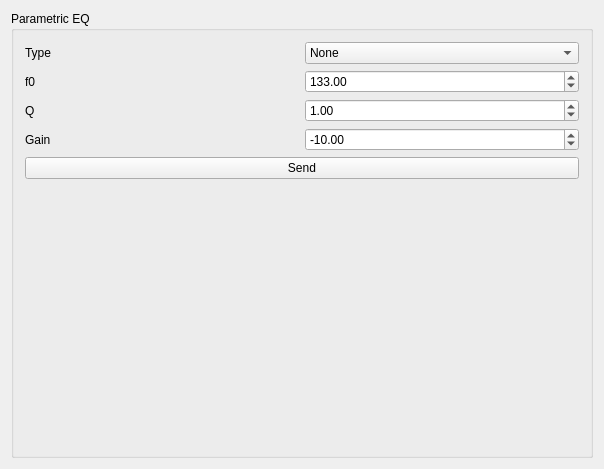
<?xml version="1.0" encoding="UTF-8"?>
<ui version="4.0">
 <class>Equalizer</class>
 <widget class="QWidget" name="Equalizer">
  <property name="geometry">
   <rect>
    <x>0</x>
    <y>0</y>
    <width>604</width>
    <height>469</height>
   </rect>
  </property>
  <layout class="QGridLayout" name="gridLayout">
   <item row="0" column="0">
    <widget class="QGroupBox" name="parametricEqGroupBox">
     <property name="title">
      <string>Parametric EQ</string>
     </property>
     <layout class="QGridLayout" name="gridLayout_2">
      <item row="0" column="0">
       <widget class="QLabel" name="typeLabel">
        <property name="text">
         <string>Type</string>
        </property>
       </widget>
      </item>
      <item row="1" column="1">
       <widget class="QDoubleSpinBox" name="f0SpinBox">
        <property name="minimum">
         <double>10.000000000000000</double>
        </property>
        <property name="maximum">
         <double>24000.000000000000000</double>
        </property>
        <property name="value">
         <double>133.000000000000000</double>
        </property>
       </widget>
      </item>
      <item row="4" column="0" colspan="2">
       <widget class="QPushButton" name="sendEqButton">
        <property name="text">
         <string>Send</string>
        </property>
       </widget>
      </item>
      <item row="3" column="0">
       <widget class="QLabel" name="gainLabel">
        <property name="text">
         <string>Gain</string>
        </property>
       </widget>
      </item>
      <item row="1" column="0">
       <widget class="QLabel" name="f0Label">
        <property name="text">
         <string>f0</string>
        </property>
       </widget>
      </item>
      <item row="3" column="1">
       <widget class="QDoubleSpinBox" name="gainSpinBox">
        <property name="minimum">
         <double>-100.000000000000000</double>
        </property>
        <property name="maximum">
         <double>100.000000000000000</double>
        </property>
        <property name="value">
         <double>-10.000000000000000</double>
        </property>
       </widget>
      </item>
      <item row="2" column="0">
       <widget class="QLabel" name="qLabel">
        <property name="text">
         <string>Q</string>
        </property>
       </widget>
      </item>
      <item row="5" column="0" colspan="2">
       <widget class="BodePlot" name="bodePlot"/>
      </item>
      <item row="2" column="1">
       <widget class="QDoubleSpinBox" name="qSpinBox">
        <property name="minimum">
         <double>0.500000000000000</double>
        </property>
        <property name="value">
         <double>1.000000000000000</double>
        </property>
       </widget>
      </item>
      <item row="0" column="1">
       <widget class="QComboBox" name="typeComboBox">
        <item>
         <property name="text">
          <string>None</string>
         </property>
        </item>
        <item>
         <property name="text">
          <string>LowPass</string>
         </property>
        </item>
        <item>
         <property name="text">
          <string>HighPass</string>
         </property>
        </item>
        <item>
         <property name="text">
          <string>BandPassConstantSkirt</string>
         </property>
        </item>
        <item>
         <property name="text">
          <string>BandPassConstantPeak</string>
         </property>
        </item>
        <item>
         <property name="text">
          <string>Notch</string>
         </property>
        </item>
        <item>
         <property name="text">
          <string>AllPass</string>
         </property>
        </item>
        <item>
         <property name="text">
          <string>Peak</string>
         </property>
        </item>
        <item>
         <property name="text">
          <string>LowShelf</string>
         </property>
        </item>
        <item>
         <property name="text">
          <string>HighShelf</string>
         </property>
        </item>
       </widget>
      </item>
     </layout>
    </widget>
   </item>
  </layout>
 </widget>
 <layoutdefault spacing="6" margin="11"/>
 <customwidgets>
  <customwidget>
   <class>BodePlot</class>
   <extends>QFrame</extends>
   <header>BodePlot.h</header>
   <container>1</container>
  </customwidget>
 </customwidgets>
 <resources/>
 <connections/>
</ui>
